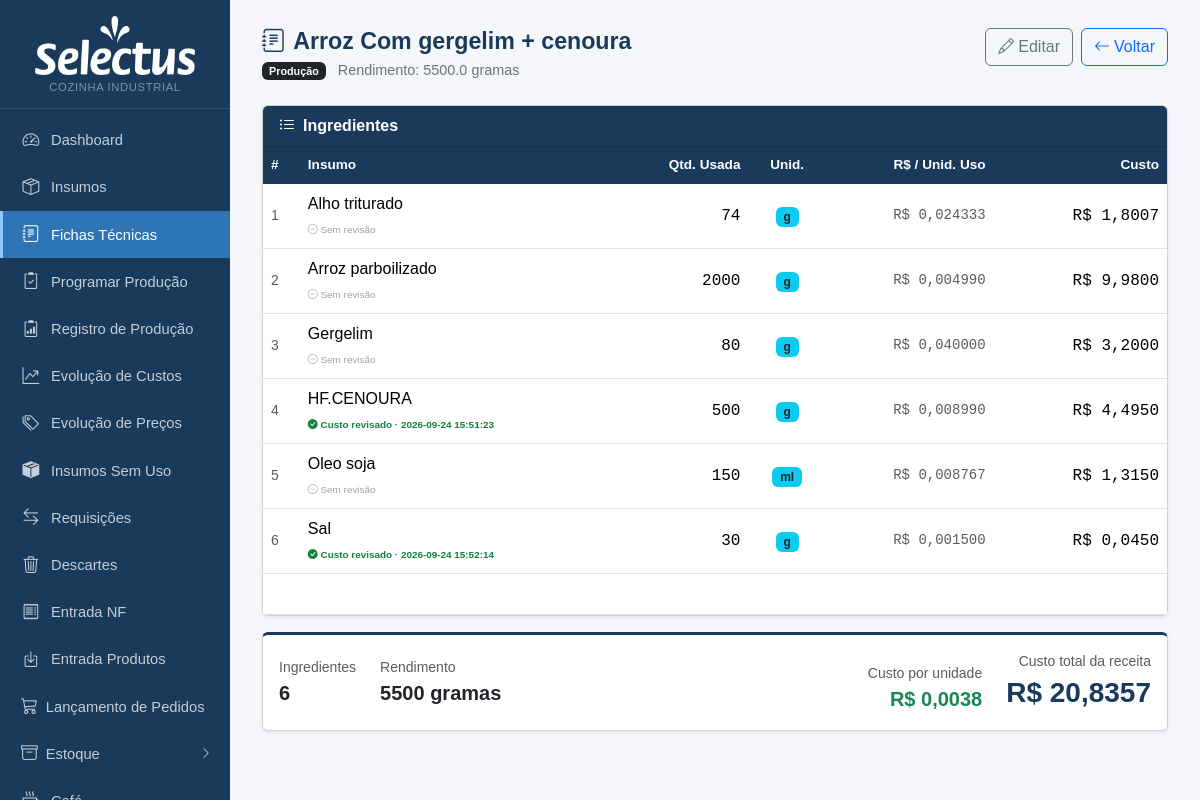
Screenshot of /fichas/82 with the database file from the repository.
### tables this page shows
CREATE TABLE produtos (
            id INTEGER PRIMARY KEY AUTOINCREMENT,
            nome TEXT NOT NULL,
            descricao TEXT,
            rendimento REAL DEFAULT 1,
            unidade_rendimento TEXT DEFAULT 'un'
        , categoria TEXT, valor_referencia REAL, status_revisao TEXT DEFAULT 'nao_revisada', status_revisao_custo TEXT DEFAULT 'nao_revisado', data_revisao TEXT, data_revisao_custo TEXT, ativo INTEGER NOT NULL DEFAULT 1, observacao TEXT);

CREATE TABLE ficha_tecnica (
            id INTEGER PRIMARY KEY AUTOINCREMENT,
            produto_id INTEGER NOT NULL,
            insumo_id INTEGER NOT NULL,
            quantidade REAL NOT NULL, aproveitamento REAL NOT NULL DEFAULT 100,
            FOREIGN KEY (produto_id) REFERENCES produtos(id) ON DELETE CASCADE,
            FOREIGN KEY (insumo_id) REFERENCES insumos(id)
        );

CREATE TABLE insumos (
            id INTEGER PRIMARY KEY AUTOINCREMENT,
            nome TEXT NOT NULL,
            unidade_compra TEXT NOT NULL,
            preco_compra REAL,
            unidade_uso TEXT NOT NULL,
            fator_conversao REAL NOT NULL DEFAULT 1
        , qtd_por_embalagem REAL, unid_embalagem TEXT, produto_vinculado_id INTEGER, estoque_atual REAL DEFAULT 0, estoque_minimo REAL DEFAULT 0, status_revisao_custo TEXT DEFAULT 'nao_revisado', data_revisao_custo TEXT, fornecedor TEXT, aproveitamento REAL NOT NULL DEFAULT 100, status_revisao_nome TEXT DEFAULT 'nao_revisado', observacao TEXT, estoque_central REAL DEFAULT 0, status_revisao_fp TEXT DEFAULT "nao_revisado", categoria TEXT, ep_fornecedor_id INTEGER REFERENCES ep_fornecedores(id), cat1 TEXT);

### app.py (the view)
@app.route('/fichas/<int:id>')
def ficha_ver(id):
    db = get_db()
    prod = db.execute('SELECT * FROM produtos WHERE id=?', (id,)).fetchone()
    if not prod:
        db.close(); return redirect(url_for('fichas_lista'))
    items = db.execute('''
        SELECT ft.id ft_id, ft.quantidade, i.id ins_id, i.nome ins_nome,
               i.unidade_uso, i.preco_compra, i.fator_conversao,
               i.produto_vinculado_id, p2.nome as nome_vinc, p2.rendimento as rend_vinc,
               i.status_revisao_custo, i.data_revisao_custo,
               COALESCE(ft.aproveitamento, 100) AS aproveitamento
        FROM ficha_tecnica ft
        JOIN insumos i ON i.id=ft.insumo_id
        LEFT JOIN produtos p2 ON p2.id = i.produto_vinculado_id
        WHERE ft.produto_id=? ORDER BY i.nome''', (id,)).fetchall()
    db.close()
    total, incompleto = 0.0, False
    itens = []
    for it in items:
        c = None
        origem = 'preco'
        aprov = (it['aproveitamento'] or 100) / 100
        qtd_compra = it['quantidade'] / aprov
        if it['produto_vinculado_id']:
            sub, sub_ok = custo_produto(it['produto_vinculado_id'])
            if sub_ok:
                rend = it['rend_vinc'] or 1
                c = qtd_compra * (sub / rend) / it['fator_conversao']
                total += c
                origem = 'ficha'
            else:
                incompleto = True
        elif it['preco_compra'] is not None:
            c = qtd_compra * it['preco_compra'] / it['fator_conversao']
            total += c
        else:
            incompleto = True
        itens.append({**dict(it), 'custo': c, 'origem': origem, 'qtd_compra': qtd_compra})
    cat_map = {nome: cls for nome, cls in CATEGORIAS}
    return render_template('ficha_ver.html', prod=prod, itens=itens, total=total, incompleto=incompleto, cat_map=cat_map)

### app.py (called while the page is built)
def _to_br(value, decimals):
    if value is None:
        return '—'
    s = f'{float(value):,.{decimals}f}'
    return s.replace(',', 'X').replace('.', ',').replace('X', '.')

@app.template_filter('brl')
def brl_filter(value, decimals=2):
    return 'R$ ' + _to_br(value, decimals)

def get_db():
    c = sqlite3.connect(DB)
    c.row_factory = sqlite3.Row
    c.execute("PRAGMA foreign_keys = ON")
    return c

def count_alertas():
    try:
        db = get_db()
        n = db.execute('''SELECT COUNT(*) FROM insumos
                          WHERE estoque_minimo > 0 AND COALESCE(estoque_atual,0) < estoque_minimo''').fetchone()[0]
        db.close()
        return n
    except:
        return 0

@app.context_processor
def inject_alertas():
    try:
        db = get_db()
        n_ped = db.execute("SELECT COUNT(*) FROM pedidos WHERE status='aberto'").fetchone()[0]
        db.close()
    except Exception:
        n_ped = 0
    return dict(n_alertas=count_alertas(), n_pedidos_abertos=n_ped)

### templates/ficha_ver.html (shortened to what this page needs)
{% extends "base.html" %}
{% block content %}
<div class="page-header d-flex justify-content-between align-items-start">
  <div>
    <h1><i class="bi bi-journal-text me-2"></i>{{ prod.nome }}</h1>
    <p>
      {% if prod.categoria %}
      <span class="badge {{ cat_map.get(prod.categoria, 'bg-secondary') }} me-2">{{ prod.categoria }}</span>
      {% endif %}
      {{ prod.descricao or '' }}{% if prod.descricao %} · {% endif %}Rendimento: {{ prod.rendimento }} {{ prod.unidade_rendimento }}
    </p>
  </div>
  <div class="d-flex gap-2">
    <a href="{{ url_for('ficha_editar', id=prod.id) }}" class="btn btn-outline-secondary">
      <i class="bi bi-pencil me-1"></i>Editar
    </a>
    <a href="{{ url_for('fichas_lista') }}" class="btn btn-outline-primary">
      <i class="bi bi-arrow-left me-1"></i>Voltar
    </a>
  </div>
</div>
<div class="card shadow-sm">
  <div class="card-header py-2" style="background:#1a3a5c">
    <span class="text-white fw-semibold"><i class="bi bi-list-ul me-2"></i>Ingredientes</span>
  </div>
  <div class="card-body p-0">
    <table class="table table-hover mb-0">
      <thead>
        <tr>
          <th>#</th>
          <th>Insumo</th>
          <th class="text-end">Qtd. Usada</th>
          <th class="text-center">Unid.</th>
          <th class="text-end">R$ / Unid. Uso</th>
          <th class="text-end">Custo</th>
        </tr>
      </thead>
      <tbody>
        {% for it in itens %}
        <tr>
          <td class="text-muted small">{{ loop.index }}</td>
          <td>
            {{ it.ins_nome }}
            <br>
            {% if it.status_revisao_custo == 'revisado' %}
              <span style="font-size:.62rem;color:#15803d;font-weight:600">
                <i class="bi bi-check-circle-fill"></i> Custo revisado{% if it.data_revisao_custo %} · {{ it.data_revisao_custo }}{% endif %}
              </span>
            {% elif it.status_revisao_custo == 'em_revisao' %}
              <span style="font-size:.62rem;color:#b45309;font-weight:600">
                <i class="bi bi-hourglass-split"></i> Em revisão
              </span>
            {% else %}
              <span style="font-size:.62rem;color:#9ca3af">
                <i class="bi bi-dash-circle"></i> Sem revisão
              </span>
            {% endif %}
          </td>
          <td class="text-end font-monospace">
            {{ it.quantidade|int if it.quantidade == it.quantidade|int else it.quantidade|num_br(3) }}
          </td>
          <td class="text-center"><span class="badge bg-info text-dark">{{ it.unidade_uso }}</span></td>
          <td class="text-end font-monospace small text-muted">
            {% if it.preco_compra %}{{ (it.preco_compra / it.fator_conversao)|brl(6) }}{% else %}—{% endif %}
          </td>
          <td class="text-end font-monospace">
            {% if it.custo is not none %}
              {{ it.custo|brl(4) }}
            {% else %}
              <span class="badge badge-sem-preco">sem preço</span>
            {% endif %}
          </td>
        </tr>
        {% endfor %}
      </tbody>
      <tfoot>
        <tr style="background:#1a3a5c">
          <td colspan="5" class="text-end fw-bold text-white">CUSTO TOTAL DO PRODUTO</td>
          <td class="text-end fw-bold text-white font-monospace fs-6">
          </td>
        </tr>
      </tfoot>
    </table>
  </div>
</div>
<div class="card shadow-sm mt-3" style="border-top: 3px solid #1a3a5c">
  <div class="card-body py-3">
    <div class="d-flex flex-wrap justify-content-between align-items-center gap-3">
      <div class="d-flex gap-4">
        <div>
          <div class="text-muted small">Ingredientes</div>
          <strong class="fs-5">{{ itens|length }}</strong>
        </div>
        <div>
          <div class="text-muted small">Rendimento</div>
          <strong class="fs-5">{{ prod.rendimento|int if prod.rendimento == prod.rendimento|int else prod.rendimento|num_br(2) }} {{ prod.unidade_rendimento }}</strong>
        </div>
      </div>
      <div class="d-flex gap-4 align-items-end">
        {% if not incompleto and prod.rendimento and prod.rendimento > 1 %}
        <div class="text-end">
          <div class="text-muted small">Custo por unidade</div>
          <strong class="fs-5" style="color:#198754">{{ (total / prod.rendimento)|brl(4) }}</strong>
        </div>
        {% endif %}
        <div class="text-end">
          <div class="text-muted small">Custo total da receita</div>
          {% if not incompleto %}
          <strong class="fs-3 fw-bold" style="color:#1a3a5c">{{ total|brl(4) }}</strong>
          {% else %}
          <span class="text-warning fs-5"><i class="bi bi-exclamation-triangle me-1"></i>incompleto</span>
          {% endif %}
        </div>
      </div>
    </div>
  </div>
</div>
{% endblock %}

### rows the page displays
produtos: nome "Arroz Com gergelim + cenoura", categoria "Produção", rendimento "5500.0", unidade_rendimento "gramas", rendimento|num_br "5500", (total/prod.rendimento)|brl(4) "R$ 0,0038"
ficha_tecnica: ins_nome "Alho triturado", shows "Sem revisão", quantidade|num_br "74", unidade_uso "g", custo|brl "R$ 1,8007"
insumos: (it.preco_compra/it.fator_conversao)|brl(6) "R$ 0,024333"
ficha_tecnica: ins_nome "Arroz parboilizado", shows "Sem revisão", quantidade|num_br "2000", unidade_uso "g", custo|brl "R$ 9,9800"
insumos: (it.preco_compra/it.fator_conversao)|brl(6) "R$ 0,004990"
ficha_tecnica: ins_nome "Gergelim", shows "Sem revisão", quantidade|num_br "80", unidade_uso "g", custo|brl "R$ 3,2000"
insumos: (it.preco_compra/it.fator_conversao)|brl(6) "R$ 0,040000"
ficha_tecnica: ins_nome "HF.CENOURA", data_revisao_custo "2026-09-24 15:51:23", quantidade|num_br "500", unidade_uso "g", custo|brl "R$ 4,4950"
insumos: (it.preco_compra/it.fator_conversao)|brl(6) "R$ 0,008990"
ficha_tecnica: ins_nome "Oleo soja", shows "Sem revisão", quantidade|num_br "150", unidade_uso "ml", custo|brl "R$ 1,3150"
insumos: (it.preco_compra/it.fator_conversao)|brl(6) "R$ 0,008767"
ficha_tecnica: ins_nome "Sal", data_revisao_custo "2026-09-24 15:52:14", quantidade|num_br "30", unidade_uso "g", custo|brl "R$ 0,0450"
insumos: (it.preco_compra/it.fator_conversao)|brl(6) "R$ 0,001500"

### other values shown
{{ itens|length }} "6"
{{ total|brl(4) }} "R$ 20,8357"
